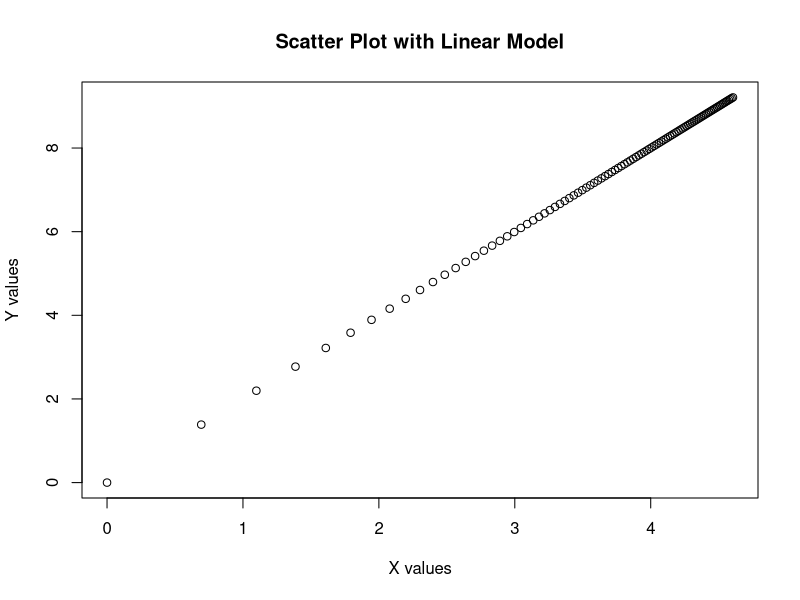
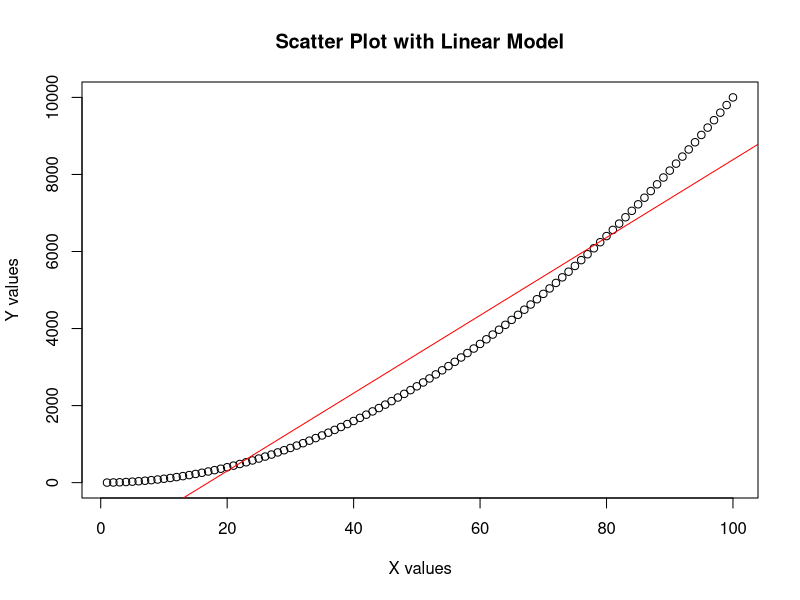

The R source for these figures, in order:
# Generate random data with a linear relationship
set.seed(123)
x <- seq(1, 100, by = 1)
y <- seq(1, 100, by = 1)
y <- x^2


# Plot the points
plot(log(x), log(y), main = "Scatter Plot with Linear Model", 
     xlab = "X values", ylab = "Y values")

plot(x, y, main = "Scatter Plot with Linear Model", 
     xlab = "X values", ylab = "Y values")


# Add a linear model
lm_model <- lm(y ~ x)
abline(lm_model, col = "red")

